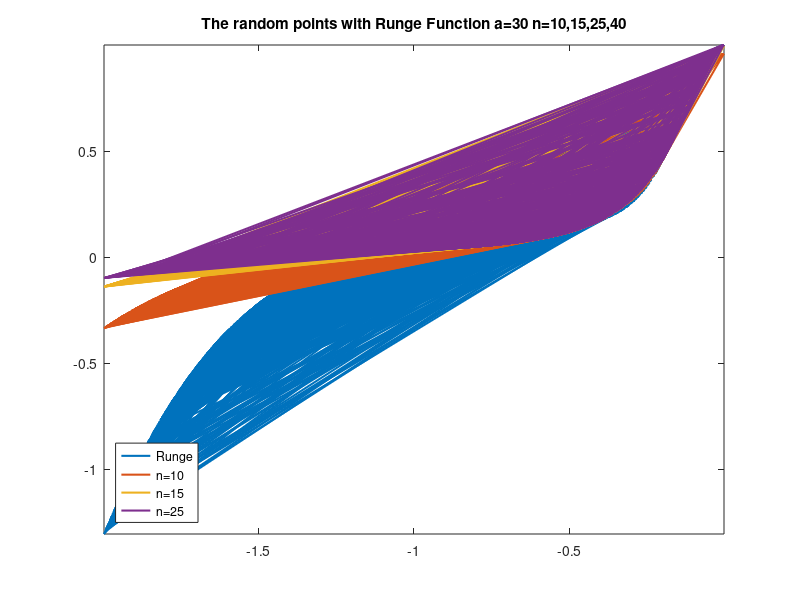

Reproduce this figure in MATLAB.
%Q3_c :random number
x = -2 + (1+1)*rand(1,1000)
n = [10,15,25,40];

for i = 1:length(n)
    z = -1:2/n(i):1;
    y1 = 1 ./ (1 + 30.*z.^2);
    s=spline(z,y1);
    y2= spline(z,y1,x);
    plot(x,y2,'Linewidth',1.5);
    hold on
    end 


title('The random points with Runge Function a=30 n=10,15,25,40')
legend({'Runge','n=10','n=15','n=25','n=40'},'Location','southwest')
axis tight